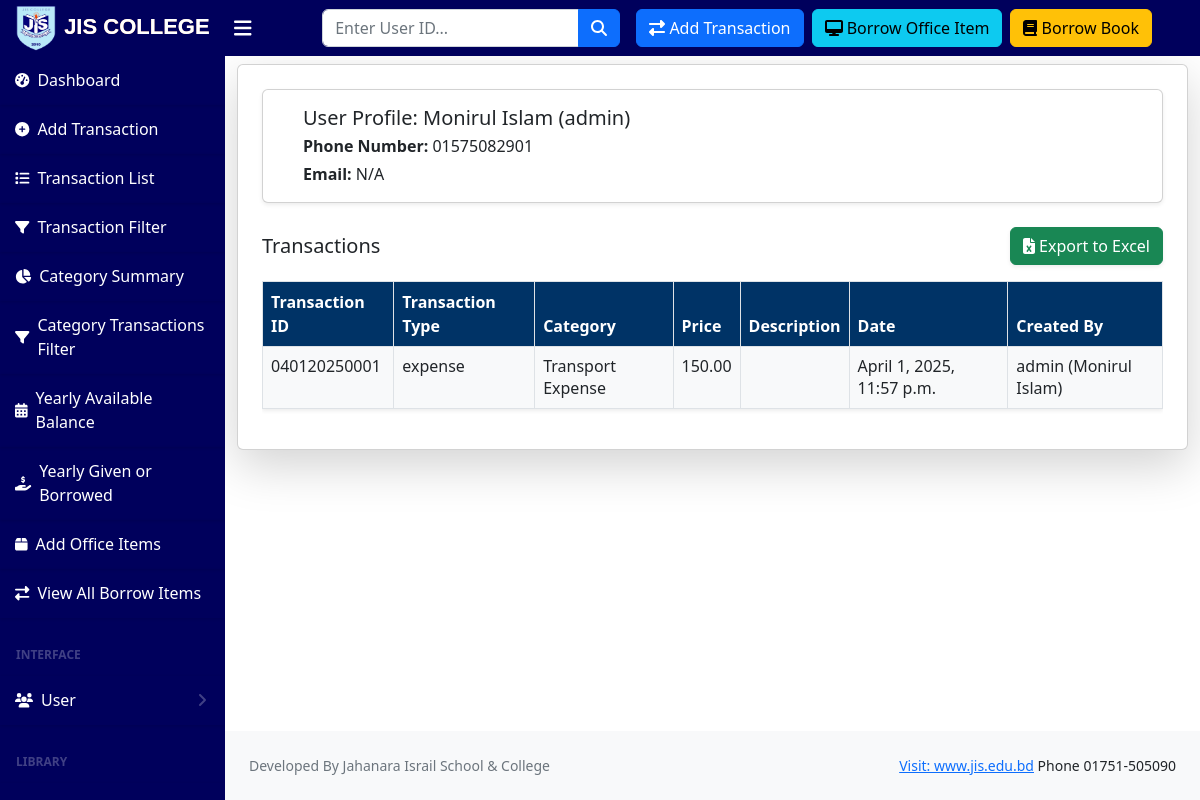
The app's page /user_profile/admin/ (signed in), older data.
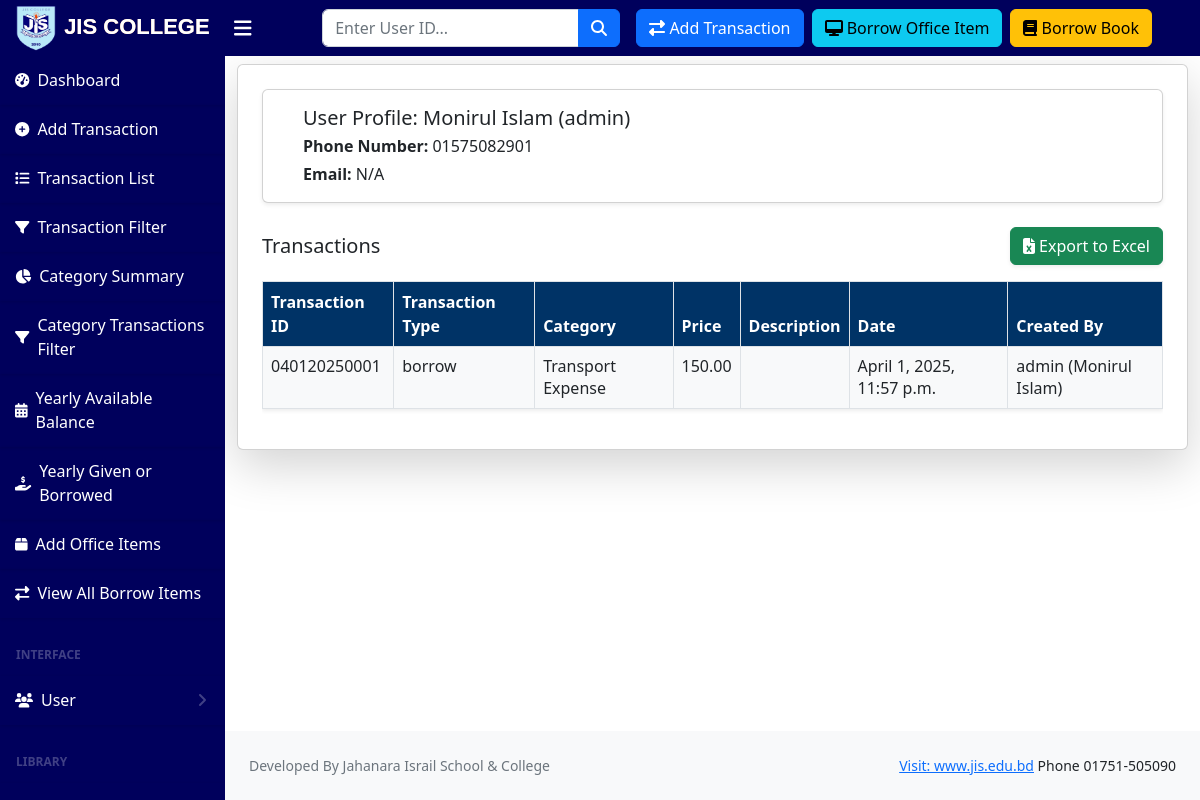
The same page, newer data.
### account/models.py (models this page shows, shortened)
class Transaction(models.Model):
    transaction_id = models.CharField(max_length=20, unique=True, editable=False)
    transaction_by = models.ForeignKey(User, on_delete=models.CASCADE)
    TRANSACTION_TYPES = [
        ('income', 'Income'),
        ('expense', 'Expense'),
        ('borrow', 'Borrow'),
        ('given', 'Given'),
    ]
    category = models.ForeignKey('TransactionCategory', on_delete=models.SET_NULL, null=True, blank=True)
    transaction_type = models.CharField(max_length=30, choices=TRANSACTION_TYPES, default='income')
    price = models.DecimalField(max_digits=10, decimal_places=2)
    description = RichTextField(null=True, blank=True)
    invoice_no = models.CharField(max_length=15, null=True, blank=True)
    invoice_id = models.CharField(max_length=15, null=True, blank=True)
    invoice_date = models.DateField(null=True, blank=True)
    check_no = models.CharField(max_length=15, null=True, blank=True)
    created_by = models.ForeignKey(User, on_delete=models.SET_NULL, null=True, blank=True, related_name="created_transactions")
    created_date = models.DateTimeField(auto_now_add=True)

class TransactionCategory(models.Model):
    name = models.CharField(max_length=255, unique=True)
    description = models.TextField(blank=True, null=True)

### account/views.py (the view)
# urls.py: path('user_profile/<str:username>/', user_profile, name='user_profile'),
@user_passes_test(lambda u: u.is_superuser or u.is_staff, login_url='login')
def user_profile(request, username):
    user = get_object_or_404(User, username=username)
    profile = get_object_or_404(Profile, user=user)
    transactions = Transaction.objects.filter(transaction_by=user).order_by('-created_date')
    if request.GET.get('export') == 'true':
        return export_transactions_to_excel(user, transactions)
    paginator = Paginator(transactions, 300)
    page_number = request.GET.get('page')
    page_obj = paginator.get_page(page_number)
    return render(request, 'transactions/user_profile.html', {
        'user': user,
        'profile': profile,
        'page_obj': page_obj,
    })

### templates/transactions/user_profile.html (shortened to what this page needs)
{% extends 'base.html' %}
{% block content %}
<div class="container mt-2">
    <div class="card shadow-lg p-4">
        <div class="card shadow-sm p-3 mb-4">
            <div class="row align-items-center">
                <div class="col">
                    <h5 class="mb-1">User Profile: {{ user.get_full_name }} ({{ user.username }})</h5>
                    <p class="mb-1"><strong>Phone Number:</strong> {{ profile.phone_number|default:"N/A" }}</p>
                    <p class="mb-0"><strong>Email:</strong> {{ profile.email|default:"N/A" }}</p>
                </div>
            </div>
        </div>
        <div class="d-flex justify-content-between align-items-center mb-3">
            <h5 class="text-dark mb-0">Transactions</h5>
            <a href="?q={{ user.username }}&export=true" class="btn btn-success shadow-sm">
                <i class="fas fa-file-excel"></i> Export to Excel
            </a>
        </div>
        <div class="table-responsive">
            <table class="table table-bordered table-hover shadow-sm" style="background-color: #f8f9fa;">
                <thead style="background-color: #003366; color: white;">
                    <tr>
                        <th>Transaction ID</th>
                        <th>Transaction Type</th>
                        <th>Category</th>
                        <th>Price</th>
                        <th class="text-nowrap">Description</th>
                        <th>Date</th>
                        <th>Created By</th>
                    </tr>
                </thead>
                <tbody style="line-height: 1.4; padding: 8px;">
                    {% for transaction in page_obj %}
                        <tr>
                            <td>{{ transaction.transaction_id }}</td>
                            <td>{{ transaction.transaction_type }}</td>
                            <td>{{ transaction.category.name }}</td>
                            <td>{{ transaction.price }}</td>
                            <td>{{ transaction.description|safe }}</td>
                            <td>{{ transaction.created_date }}</td>
                            <td>
                                {% if transaction.created_by %}
                                    {{ transaction.created_by.username }} ({{ transaction.created_by.get_full_name }})
                                {% else %}
                                    System
                                {% endif %}
                            </td>
                        </tr>
                    {% endfor %}
                </tbody>
            </table>
        </div>
    </div>
</div>
{% endblock %}

Row changes from the older to the newer data that the page shows:
changed Transaction "Transport Expense": transaction_type "expense" → "borrow"
